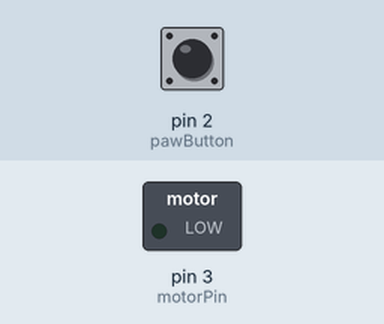
Recording of a sketch running on a simulated Arduino Uno, built with avr-gcc and run on an emulated ATmega328P. On the bench: switched loads named in the sketch (green lamp = pin HIGH). The test bench sets the inputs (shaded band); at power-on: pin 2 (pawButton) HIGH. What the sketch prints to the serial monitor is not drawn.

Above: at 1.7 s.
1.8 s: pin 2 (pawButton) pulled LOW for 0.15 s
At 2.4 s:
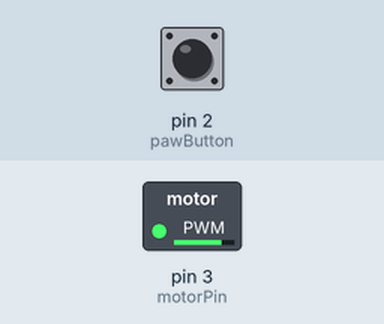
3.4 s: pin 2 (pawButton) pulled LOW for 1 s
At 4.5 s:
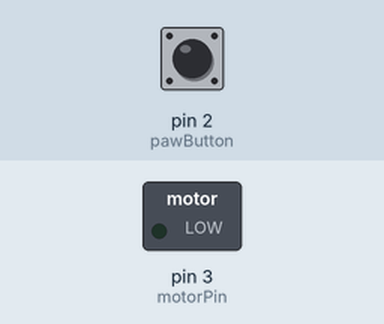
7.4 s: pin 2 (pawButton) pulled LOW for 3.2 s
At 7.9 s:
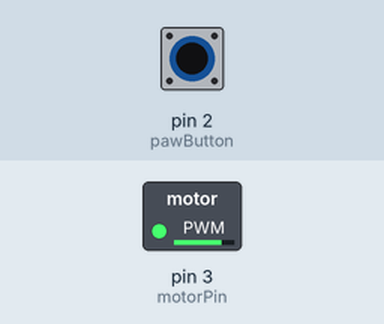
Timing chart, 0 to 10.4 s (numbered marks = the images above; inputs shaded):
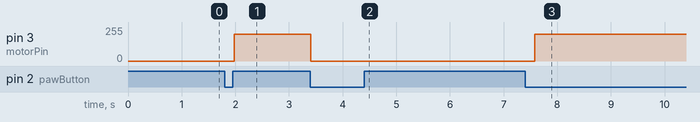

The sketch:

head.ino
```cpp
const int motorPin = 3;        // Motor control pin
const int pawButton = 2;       // Button input pin

bool motorState = false;       // Keeps track of motor ON/OFF
bool lastButtonState = HIGH;   // Used for button state change detection

unsigned long lastDebounceTime = 0;
const unsigned long debounceDelay = 200; // milliseconds
static unsigned long lastStatusPrint = 0; // Moved here for better organization

void setup() {
  pinMode(motorPin, OUTPUT);
  pinMode(pawButton, INPUT_PULLUP);   // Internal pull-up enabled
  Serial.begin(9600);
  delay(500);                         // Give serial monitor time to open
  Serial.println("🧸 Cara Diagnostic Mode Initialized");
  Serial.println("--------------------------------------------------");
  Serial.println("Setup complete. Awaiting paw button interaction...");
}

void loop() {
  // Read button state
  bool currentButtonState = digitalRead(pawButton);

  // Detect button press (transition from HIGH to LOW)
  if ((lastButtonState == HIGH) && (currentButtonState == LOW)) {
    unsigned long currentTime = millis();
    if (currentTime - lastDebounceTime > debounceDelay) {
      Serial.println("\n Paw button was just pressed!");

      // Toggle motor state
      motorState = !motorState;

      if (motorState) {
        Serial.println("🔄 Motor turning ON (PWM = 200)");
        Serial.println(" If motor does NOT move, check:");
        Serial.println("   - Power source voltage (Is it strong enough?)");
        Serial.println("   - Connections (resistor, diode, transistor)");
        Serial.println("   - Is motor overloaded or blocked?");
        analogWrite(motorPin, 200);  // PWM value between 0-255
      } else {
        Serial.println("⛔ Motor turning OFF by paw press.");
        digitalWrite(motorPin, LOW);
      }

      lastDebounceTime = currentTime;
    }
  }

  // Continuously report motor status every few seconds (optional)
  if (millis() - lastStatusPrint > 3000) {
    Serial.print("Status: Motor is ");
    Serial.println(motorState ? "ON" : "OFF");
    lastStatusPrint = millis();
  }

  // Save button state for edge detection
  lastButtonState = currentButtonState;
}
```

Measured:
- after the input at 1.8 s, pin 3 (motorPin): 0/255 → 200/255 after 0.18 s
- after the input at 3.4 s, pin 3 (motorPin): 200/255 → 0/255 at once
- after the input at 7.4 s, pin 3 (motorPin): 0/255 → 200/255 after 0.18 s
